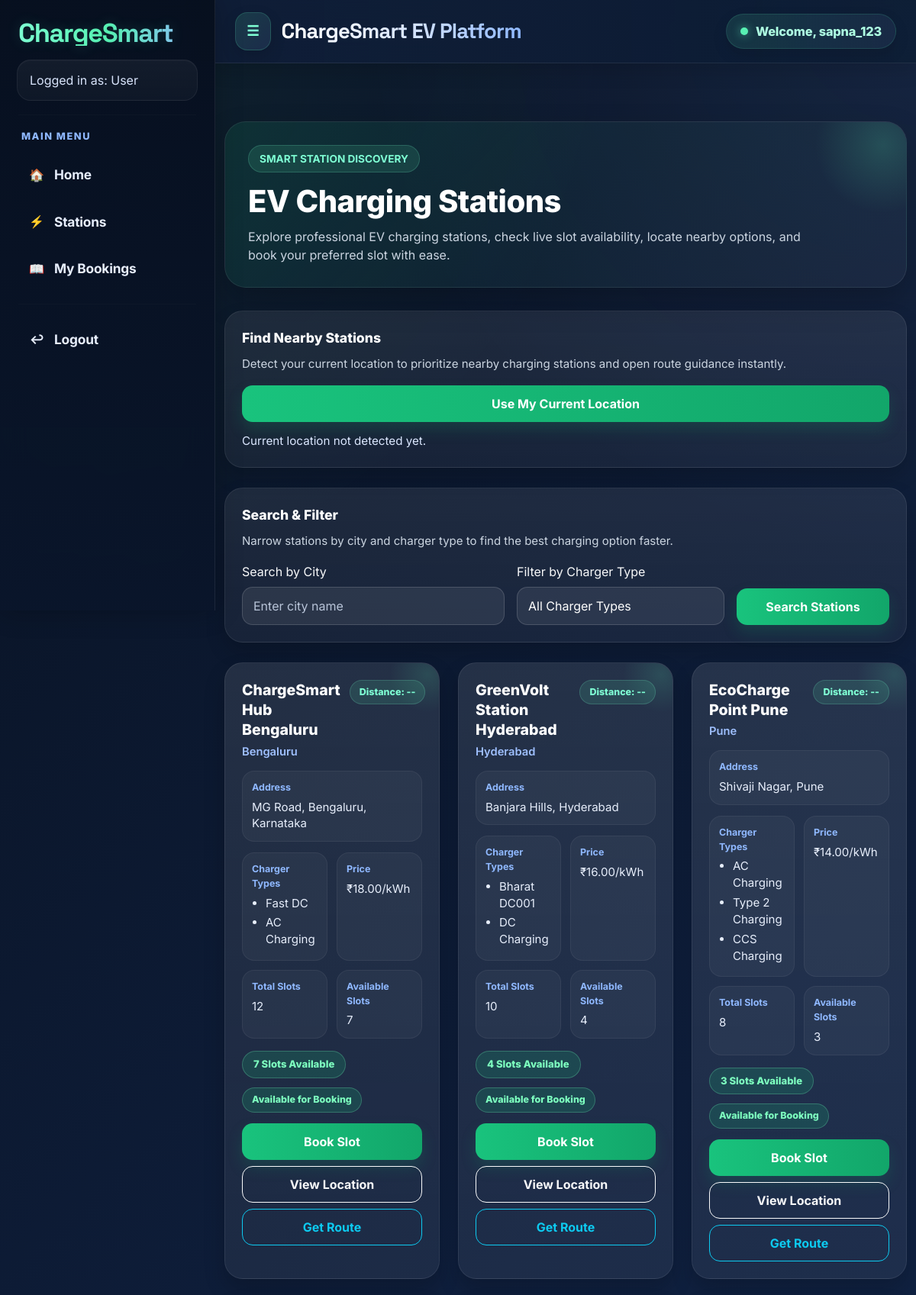
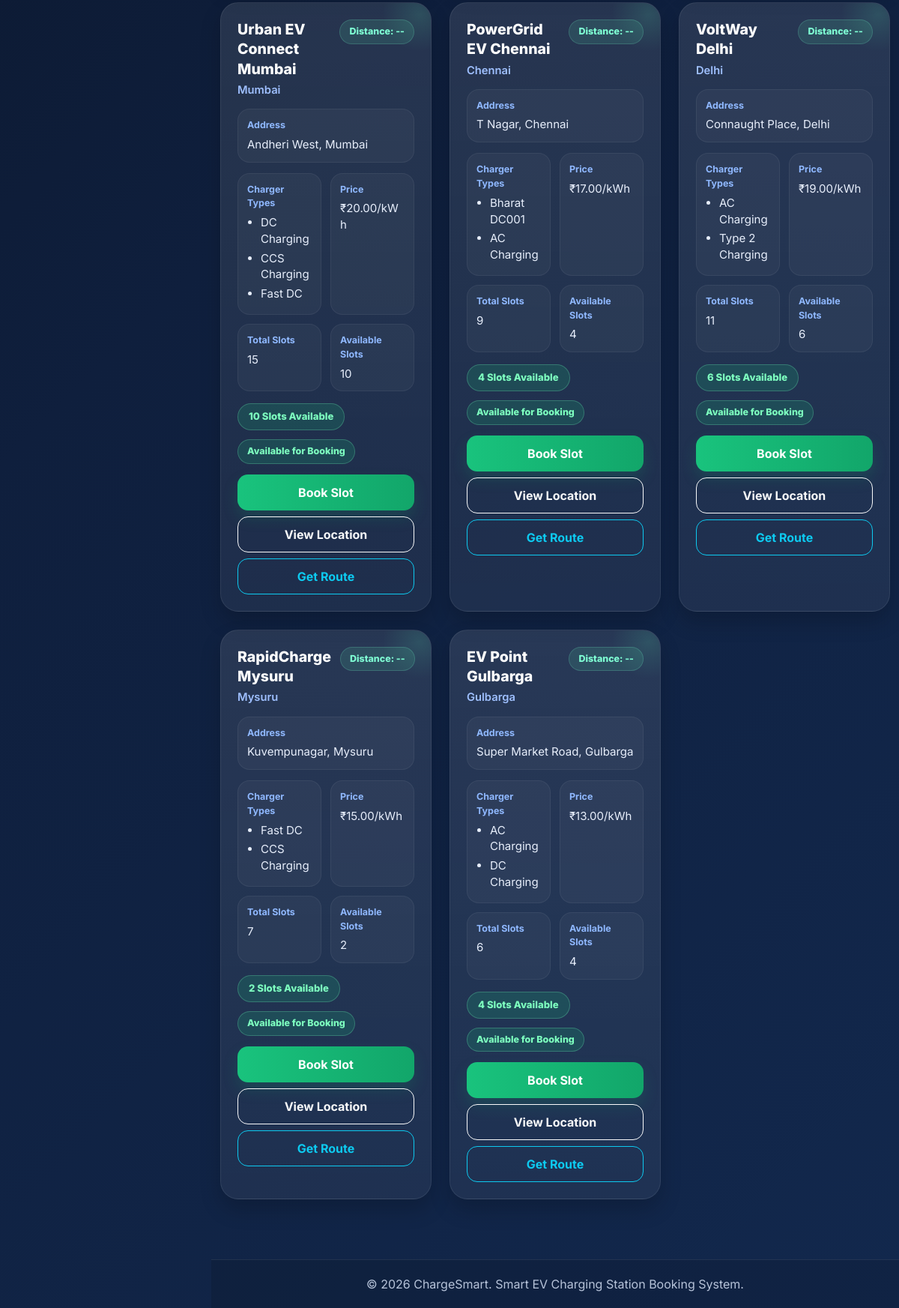
The page /stations/ (signed in) on the database its author committed (2 pictures, top to bottom).
### stations/models.py (models this page shows, shortened)
class Station(models.Model):
    name = models.CharField(max_length=200)
    city = models.CharField(max_length=100)
    address = models.TextField()
    charger_type = models.CharField(max_length=100)
    total_slots = models.PositiveIntegerField()
    available_slots = models.PositiveIntegerField()
    price_per_kwh = models.DecimalField(max_digits=6, decimal_places=2)
    latitude = models.DecimalField(max_digits=9, decimal_places=6, default=0.000000)
    longitude = models.DecimalField(max_digits=9, decimal_places=6, default=0.000000)
    created_at = models.DateTimeField(auto_now_add=True)

### core/views.py (the view, shortened to what this page needs)
# urls.py: path('stations/', stations, name='stations'),
def stations(request):
    all_stations = Station.objects.all()
    search_city = request.GET.get("city", "").strip()
    selected_charger_type = request.GET.get("charger_type", "").strip()
    if search_city:
        all_stations = all_stations.filter(city__icontains=search_city)
    all_stations = list(all_stations)
    charger_type_set = set()
    for station in Station.objects.all():
        charger_types = [
            item.strip() for item in station.charger_type.split(",") if item.strip()
        ]
        for ctype in charger_types:
            charger_type_set.add(ctype)
    charger_types = sorted(charger_type_set)
    for station in all_stations:
        station.charger_type_list = [
            item.strip() for item in station.charger_type.split(",") if item.strip()
        ]
    context = {
        "stations": all_stations,
        "search_city": search_city,
        "selected_charger_type": selected_charger_type,
        "charger_types": charger_types,
    }
    return render(request, "stations.html", context)

### templates/stations.html (shortened to what this page needs)
{% extends 'base.html' %}
{% block content %}
<section class="stations-section">
    <div class="container">
        <div class="hero-panel">
            <span class="hero-badge">SMART STATION DISCOVERY</span>
            <h2 class="page-title">EV Charging Stations</h2>
            <p class="page-subtitle">
                Explore professional EV charging stations, check live slot availability, locate nearby options, and book your preferred slot with ease.
            </p>
        </div>
        <div class="location-box">
            <div class="section-small-title">Find Nearby Stations</div>
            <div class="section-small-text">
                Detect your current location to prioritize nearby charging stations and open route guidance instantly.
            </div>
            <button class="btn btn-main" onclick="getUserLocation()">Use My Current Location</button>
            <div id="location-status" class="location-text">Current location not detected yet.</div>
        </div>
        <div class="filter-box">
            <div class="section-small-title">Search & Filter</div>
            <div class="section-small-text">
                Narrow stations by city and charger type to find the best charging option faster.
            </div>
            <form method="GET">
                <div class="row g-3 align-items-end">
                    <div class="col-md-5">
                        <label class="form-label text-light">Search by City</label>
                        <input
                            type="text"
                            name="city"
                            class="form-control"
                            placeholder="Enter city name"
                            value="{{ search_city }}">
                    </div>
                    <div class="col-md-4">
                        <label class="form-label text-light">Filter by Charger Type</label>
                        <select name="charger_type" class="form-select">
                            <option value="">All Charger Types</option>
                        </select>
                    </div>
                    <div class="col-md-3 d-grid">
                        <button type="submit" class="btn btn-main">Search Stations</button>
                    </div>
                </div>
            </form>
        </div>
        {% if stations %}
            <div class="row g-4" id="stations-container">
                {% for station in stations %}
                    <div
                        class="col-md-6 col-xl-4 station-wrapper"
                        data-lat="{{ station.latitude }}"
                        data-lng="{{ station.longitude }}"
                    >
                        <div class="station-card">
                            <div class="station-top">
                                <div>
                                    <div class="station-name">{{ station.name }}</div>
                                    <div class="station-city">{{ station.city }}</div>
                                </div>
                                <div class="distance-badge distance-text">Distance: --</div>
                            </div>
                            <div class="address-box">
                                <div class="address-label">Address</div>
                                <div class="address-value">{{ station.address }}</div>
                            </div>
                            <div class="info-grid">
                                <div class="info-box">
                                    <div class="info-label">Charger Types</div>
                                    <div class="info-value">
                                        <ul class="charger-type-list">
                                            {% for type in station.charger_type_list %}
                                                <li>{{ type }}</li>
                                            {% endfor %}
                                        </ul>
                                    </div>
                                </div>
                                <div class="info-box">
                                    <div class="info-label">Price</div>
                                    <div class="info-value">₹{{ station.price_per_kwh }}/kWh</div>
                                </div>
                                <div class="info-box">
                                    <div class="info-label">Total Slots</div>
                                    <div class="info-value">{{ station.total_slots }}</div>
                                </div>
                                <div class="info-box">
                                    <div class="info-label">Available Slots</div>
                                    <div class="info-value">{{ station.available_slots }}</div>
                                </div>
                            </div>
                            <span class="slots-pill">{{ station.available_slots }} Slots Available</span>
                            <br>
                            {% if station.available_slots > 0 %}
                                <span class="status-badge status-available">Available for Booking</span>
                                <a href="{% url 'book_station' station.id %}" class="btn btn-main mb-2">Book Slot</a>
                            {% else %}
                                <span class="status-badge status-full">Currently Full</span>
                                <button class="btn-disabled-custom mb-2" disabled>Fully Booked</button>
                            {% endif %}
                            <a
                                href="https://www.google.com/maps/search/?api=1&query={{ station.latitude }},{{ station.longitude }}"
                                target="_blank"
                                class="btn btn-outline-light btn-location w-100 mb-2">
                                View Location
                            </a>
                            <button
                                class="btn btn-outline-info btn-location w-100"
                                onclick="openDirections({{ station.latitude }}, {{ station.longitude }})">
                                Get Route
                            </button>
                        </div>
                    </div>
                {% endfor %}
            </div>
        {% else %}
            <div class="empty-box">
                <h4>No matching stations found</h4>
                <p>Try searching with a different city or charger type.</p>
            </div>
        {% endif %}
    </div>
</section>
{% endblock %}

### templates/base.html (shortened to what this page needs)
{% load static %}
<!DOCTYPE html>
<html lang="en">
<head>
    <link href="https://cdn.jsdelivr.net/npm/bootstrap@5.3.7/dist/css/bootstrap.min.css" rel="stylesheet" />
</head>
<body>
    <div class="site-wrapper layout-shell">
        <aside class="sidebar" id="sidebar">
            <div class="sidebar-brand">ChargeSmart</div>
            {% if user.is_authenticated %}
                <div class="sidebar-role">
                    Logged in as:
                    {% if user.is_superuser %}
                        Admin
                    {% elif user.stationowner %}
                        Station Owner
                    {% else %}
                        User
                    {% endif %}
                </div>
                <hr class="sidebar-divider" />
                {% if user.is_superuser %}
                    <div class="sidebar-label">Admin Panel</div>
                    <div class="sidebar-menu">
                        <a href="{% url 'admin_dashboard' %}" class="sidebar-link">
                            <span class="sidebar-icon">🛠</span>
                            <span>Admin Dashboard</span>
                        </a>
                    </div>
                    <hr class="sidebar-divider" />
                    <div class="sidebar-menu">
                        <a href="{% url 'logout' %}" class="sidebar-link">
                            <span class="sidebar-icon">↩</span>
                            <span>Logout</span>
                        </a>
                    </div>
                {% else %}
                    <div class="sidebar-label">Main Menu</div>
                    <div class="sidebar-menu">
                        <a href="{% url 'home' %}" class="sidebar-link">
                            <span class="sidebar-icon">🏠</span>
                            <span>Home</span>
                        </a>
                        <a href="{% url 'stations' %}" class="sidebar-link">
                            <span class="sidebar-icon">⚡</span>
                            <span>Stations</span>
                        </a>
                        <a href="{% url 'my_bookings' %}" class="sidebar-link">
                            <span class="sidebar-icon">📖</span>
                            <span>My Bookings</span>
                        </a>
                    </div>
                    <hr class="sidebar-divider" />
                    <div class="sidebar-menu">
                        <a href="{% url 'logout' %}" class="sidebar-link">
                            <span class="sidebar-icon">↩</span>
                            <span>Logout</span>
                        </a>
                    </div>
                {% endif %}
            {% endif %}
        </aside>
        <div class="content-shell" id="contentShell">
            <div class="topbar">
                <div class="topbar-inner">
                    <div class="topbar-left">
                        <button type="button" class="menu-toggle-btn" onclick="toggleSidebar()">☰</button>
                        <div class="topbar-title">ChargeSmart EV Platform</div>
                    </div>
                    <div class="topbar-user">
                        <span class="topbar-user-badge"></span>
                        {% if user.is_authenticated %}
                            Welcome, {{ user.username }}
                        {% else %}
                            Smart EV Charging Experience
                        {% endif %}
                    </div>
                </div>
            </div>
            <div class="main-content page-area">
                {% block content %}
                {% endblock %}
            </div>
            <footer>© 2026 ChargeSmart. Smart EV Charging Station Booking System.</footer>
        </div>
    </div>
</body>
</html>

### rows shown on the page
Station: name "ChargeSmart Hub Bengaluru", city "Bengaluru", address "MG Road, Bengaluru, Karnataka", charger_type_list "Fast DC" "AC Charging", price_per_kwh "18.00", total_slots "12", available_slots "7", shows "Available for Booking"
Station: name "GreenVolt Station Hyderabad", city "Hyderabad", address "Banjara Hills, Hyderabad", charger_type_list "Bharat DC001" "DC Charging", price_per_kwh "16.00", total_slots "10", available_slots "4", shows "Available for Booking"
Station: name "EcoCharge Point Pune", city "Pune", address "Shivaji Nagar, Pune", charger_type_list "AC Charging" "Type 2 Charging" "CCS Charging", price_per_kwh "14.00", total_slots "8", available_slots "3", shows "Available for Booking"
Station: name "Urban EV Connect Mumbai", city "Mumbai", address "Andheri West, Mumbai", charger_type_list "DC Charging" "CCS Charging" "Fast DC", price_per_kwh "20.00", total_slots "15", available_slots "10", shows "Available for Booking"
Station: name "PowerGrid EV Chennai", city "Chennai", address "T Nagar, Chennai", charger_type_list "Bharat DC001" "AC Charging", price_per_kwh "17.00", total_slots "9", available_slots "4", shows "Available for Booking"
Station: name "VoltWay Delhi", city "Delhi", address "Connaught Place, Delhi", charger_type_list "AC Charging" "Type 2 Charging", price_per_kwh "19.00", total_slots "11", available_slots "6", shows "Available for Booking"
Station: name "RapidCharge Mysuru", city "Mysuru", address "Kuvempunagar, Mysuru", charger_type_list "Fast DC" "CCS Charging", price_per_kwh "15.00", total_slots "7", available_slots "2", shows "Available for Booking"
Station: name "EV Point Gulbarga", city "Gulbarga", address "Super Market Road, Gulbarga", charger_type_list "AC Charging" "DC Charging", price_per_kwh "13.00", total_slots "6", available_slots "4", shows "Available for Booking"

### other values the page prints
{{ user.username }} "sapna_123"
